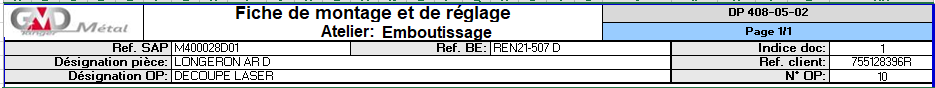
#> input picture test.png, 935 x 88 px
$ python test_variants.py
#> lines starting #> are read from the running program, lines starting #| are printed output that depends on the picture; after the words box and inside, x2 and y2 are one past the last pixel; in counts of white or black regions, pixels touching at a corner belong together
#> further down, image is the input picture: PIL image 935x88 RGBA; mean R, G, B, A 192.5, 198.2, 203.3, 255
### engine/preprocessing.py

from __future__ import annotations

from PIL import Image, ImageEnhance, ImageFilter, ImageOps


# =============================================================
# CONFIGURATION
# =============================================================

DEFAULT_SCALE = 2.0


# =============================================================
# VERIFICATION IMAGE
# =============================================================

def validate_image(
    image: Image.Image,
) -> Image.Image:
    """
    Vérifie qu'un objet PIL Image est valide.

    Le preprocessing accepte uniquement une image PIL.
    Le chargement PDF/image est géré par document_loader.py.
    """

    if not isinstance(
        image,
        Image.Image,
    ):
        raise TypeError(
            "preprocessing attend une "
            "PIL.Image.Image."
        )

    if image.width <= 0 or image.height <= 0:

        raise ValueError(
            "Les dimensions de l'image "
            "doivent être supérieures à 0."
        )

    return image


# =============================================================
# CONVERSION RGB
# =============================================================

def ensure_rgb(
    image: Image.Image,
) -> Image.Image:
    """
    Convertit l'image en RGB.

    Cela permet d'avoir un format uniforme
    pour toutes les étapes suivantes.
    """

    validate_image(image)

    if image.mode == "RGB":

        return image.copy()

    return image.convert(
        "RGB"
    )


# =============================================================
# REDIMENSIONNEMENT
# =============================================================

def resize_image(
    image: Image.Image,
    scale: float = DEFAULT_SCALE,
) -> Image.Image:
    """
    Agrandit l'image pour améliorer la lecture OCR.

    Exemple :

        1000 x 500
        scale=2

        -> 2000 x 1000
    """

    image = ensure_rgb(
        image
    )

    if scale <= 0:

        raise ValueError(
            "scale doit être supérieur à 0."
        )

    if scale == 1.0:

        return image.copy()

    width = max(
        1,
        int(
            round(
                image.width * scale
            )
        ),
    )
#> width = 1870

    height = max(
        1,
        int(
            round(
                image.height * scale
            )
        ),
    )
#> height = 176

    return image.resize(
        (
            width,
            height,
        ),
        Image.Resampling.LANCZOS,
    )
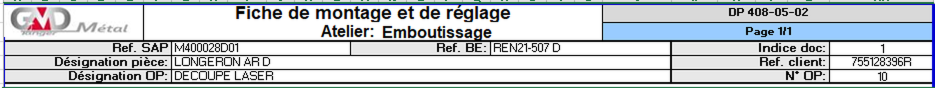
#> returned value: PIL image 1870x176 RGB (shown at 1/2 size); mean R, G, B 191.6, 197.4, 202.3


# =============================================================
# NIVEAUX DE GRIS
# =============================================================

def to_grayscale(
    image: Image.Image,
) -> Image.Image:
    """
    Convertit l'image en niveaux de gris.
    """

    image = ensure_rgb(
        image
    )

    return ImageOps.grayscale(
        image
    )
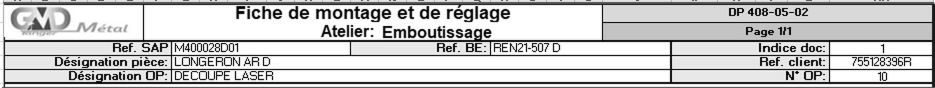
#> returned value: PIL image 1870x176 L (shown at 1/2 size); min 0, max 255, mean 196.3


# =============================================================
# CONTRASTE
# =============================================================

def enhance_contrast(
    image: Image.Image,
    factor: float = 1.5,
) -> Image.Image:
    """
    Améliore le contraste.

    factor=1.0 :
        aucun changement

    factor>1 :
        contraste augmenté
    """
#> called with factor = 1.5

    if factor <= 0:

        raise ValueError(
            "factor doit être supérieur à 0."
        )

    gray = to_grayscale(
        image
    )

    enhanced = ImageEnhance.Contrast(
        gray
    ).enhance(
        factor
    )
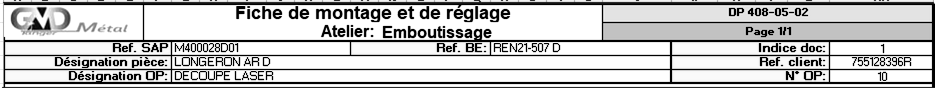
#> enhanced: PIL image 1870x176 L (shown at 1/2 size); min 0, max 255, mean 191.9

    return enhanced


# =============================================================
# NETTETE
# =============================================================

def sharpen_image(
    image: Image.Image,
) -> Image.Image:
    """
    Améliore légèrement la netteté.
    """

    gray = to_grayscale(
        image
    )

    # UnsharpMask est généralement
    # plus contrôlable qu'un sharpen
    # très agressif.

    return gray.filter(
        ImageFilter.UnsharpMask(
            radius=1.2,
            percent=120,
            threshold=3,
        )
    )
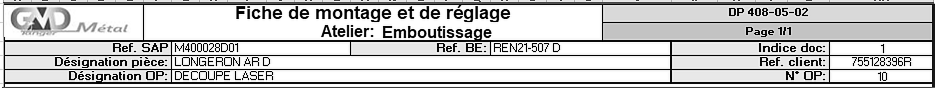
#> returned value: PIL image 1870x176 L (shown at 1/2 size); min 0, max 255, mean 196.1


# =============================================================
# BINARISATION GLOBALE
# =============================================================

def binary_threshold(
    image: Image.Image,
    threshold: int = 180,
) -> Image.Image:
    """
    Transforme l'image en noir/blanc
    avec un seuil global.

    Cette variante fonctionne bien lorsque
    le fond est relativement uniforme.
    """
#> called with threshold = 180

    if not 0 <= threshold <= 255:

        raise ValueError(
            "threshold doit être compris "
            "entre 0 et 255."
        )

    gray = to_grayscale(
        image
    )

    return gray.point(
        lambda pixel:
            255
            if pixel >= threshold
            else 0
    )
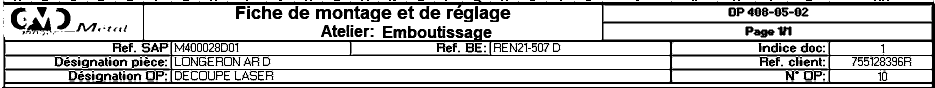
#> returned value: PIL image 1870x176 L (shown at 1/2 size); 76.7% white; 271 black regions (71 under 20 px), largest, box (x1, y1, x2, y2) and area: (4, 0, 1870, 176) 47169, (51, 35, 103, 68) 786, (22, 15, 54, 59) 682


# =============================================================
# BINARISATION ADAPTATIVE
# =============================================================

def adaptive_threshold(
    image: Image.Image,
    block_size: int = 31,
    offset: int = 10,
) -> Image.Image:
    """
    Binarisation adaptative locale.

    Cette méthode est utile lorsque le document
    contient des zones plus claires ou plus sombres.

    Elle utilise uniquement Pillow.

    block_size :
        taille de la fenêtre locale.

    offset :
        marge soustraite au niveau local.
    """
#> called with block_size = 31, offset = 10

    if block_size < 3:

        raise ValueError(
            "block_size doit être >= 3."
        )

    # Il est préférable d'avoir
    # une taille impaire.

    if block_size % 2 == 0:

        block_size += 1

    gray = to_grayscale(
        image
    )

    # ---------------------------------------------------------
    # Flou local
    # ---------------------------------------------------------

    local_background = gray.filter(
        ImageFilter.GaussianBlur(
            radius=max(
                1,
                block_size // 6,
            )
        )
    )
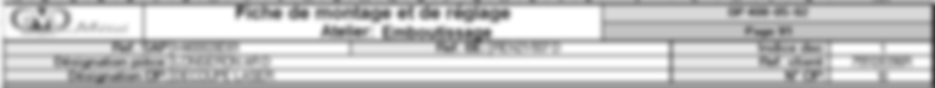
#> local_background: PIL image 1870x176 L (shown at 1/2 size); min 49, max 255, mean 195.7

    # ---------------------------------------------------------
    # Seuillage local
    # ---------------------------------------------------------

    width = gray.width
#> width = 1870
    height = gray.height
#> height = 176

    result = Image.new(
        "L",
        (
            width,
            height,
            ),
        255,
    )
#> result: PIL image 1870x176 L; every value is 255

    source_pixels = gray.load()
    background_pixels = (
        local_background.load()
    )
    result_pixels = result.load()

    for y in range(
        height
    ):

        for x in range(
            width
        ):

            pixel = source_pixels[
                x,
                y,
            ]

            background = background_pixels[
                x,
                y,
            ]

            threshold = (
                background
                - offset
            )

            if pixel < threshold:

                result_pixels[
                    x,
                    y
                ] = 0

            else:

                result_pixels[
                    x,
                    y
                ] = 255

    return result


# =============================================================
# REDUCTION DU BRUIT
# =============================================================

def denoise_image(
    image: Image.Image,
) -> Image.Image:
    """
    Réduction légère du bruit.

    Le filtre reste volontairement modéré
    pour éviter de supprimer les petits caractères.
    """

    gray = to_grayscale(
        image
    )

    return gray.filter(
        ImageFilter.MedianFilter(
            size=3
        )
    )


# =============================================================
# AMELIORATION CONTRASTE + NETTETE
# =============================================================

def enhanced_text(
    image: Image.Image,
) -> Image.Image:
    """
    Variante destinée aux documents
    dont le texte est peu contrasté.

    Étapes :

        niveaux de gris
        contraste
        netteté légère
    """

    gray = to_grayscale(
        image
    )

    contrast = ImageEnhance.Contrast(
        gray
    ).enhance(
        1.6
    )

    sharpened = contrast.filter(
        ImageFilter.UnsharpMask(
            radius=1.0,
            percent=110,
            threshold=3,
        )
    )
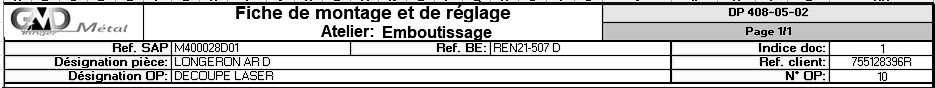
#> sharpened: PIL image 1870x176 L (shown at 1/2 size); min 0, max 255, mean 194.7

    return sharpened


# =============================================================
# GENERATION DES VARIANTES
# =============================================================

def generate_variants(
    image: Image.Image,
    scale: float = DEFAULT_SCALE,
) -> dict[str, Image.Image]:
    """
    Génère plusieurs variantes d'une image
    pour le moteur OCR.

    Important :

    Cette fonction ne connaît aucun champ métier.

    Elle peut donc être utilisée avec :

        facture
        formulaire
        fiche industrielle
        tableau
        contrat
        courrier
        document administratif
        etc.

    Variantes :

        original
        grayscale
        contrast
        sharpened
        binary
        adaptive
        denoised
        enhanced

    """

    image = validate_image(
        image
    )

    # ---------------------------------------------------------
    # Agrandissement commun
    # ---------------------------------------------------------

    scaled = resize_image(
        image,
        scale=scale,
    )

    # ---------------------------------------------------------
    # Génération
    # ---------------------------------------------------------

    variants: dict[
        str,
        Image.Image
    ] = {}

    # 1. Original
    #
    # Important :
    # on conserve toujours une copie
    # aussi proche que possible de l'original.

    variants[
        "original"
    ] = scaled.copy()

    # 2. Grayscale

    variants[
        "grayscale"
    ] = to_grayscale(
        scaled
    )

    # 3. Contraste

    variants[
        "contrast"
    ] = enhance_contrast(
        scaled,
        factor=1.5,
    )

    # 4. Netteté

    variants[
        "sharpened"
    ] = sharpen_image(
        scaled
    )

    # 5. Binarisation globale

    variants[
        "binary"
    ] = binary_threshold(
        scaled,
        threshold=180,
    )

    # 6. Binarisation adaptative

    variants[
        "adaptive"
    ] = adaptive_threshold(
        scaled,
        block_size=31,
        offset=10,
    )

    # 7. Réduction bruit

    variants[
        "denoised"
    ] = denoise_image(
        scaled
    )

    # 8. Variante texte améliorée

    variants[
        "enhanced"
    ] = enhanced_text(
        scaled
    )

    return variants


# =============================================================
# TEST DIRECT
# =============================================================

# [187 lines that do not run on import are left out]

### test_variants.py
from pathlib import Path

from PIL import Image

from engine.preprocessing import generate_variants


image_path = Path("test.png")

if not image_path.exists():
    print("ERREUR : test.png introuvable")
    raise SystemExit(1)


with Image.open(image_path) as image:

    variants = generate_variants(
        image,
        scale=2.0,
    )
#> variants = 8 items


print("=" * 70)
print("VARIANTES OCR")
print("=" * 70)

for name, variant in variants.items():

    filename = f"test_{name}.png"

    variant.save(filename)

    print(
        f"{name:15} -> "
        f"{variant.width} x {variant.height} "
        f"-> {filename}"
    )
#> this loop made 8 passes
#> (name, filename) on passes 1 to 8: ('original', 'test_original.png'), ('grayscale', 'test_grayscale.png'), ('contrast', 'test_contrast.png'), ('sharpened', 'test_sharpened.png'), ('binary', 'test_binary.png'), ('adaptive', 'test_adaptive.png'), ('denoised', 'test_denoised.png'), ('enhanced', 'test_enhanced.png')
#| original        -> 1870 x 176 -> test_original.png
#| grayscale       -> 1870 x 176 -> test_grayscale.png
#| contrast        -> 1870 x 176 -> test_contrast.png
#| sharpened       -> 1870 x 176 -> test_sharpened.png
#| binary          -> 1870 x 176 -> test_binary.png
#| adaptive        -> 1870 x 176 -> test_adaptive.png
#| denoised        -> 1870 x 176 -> test_denoised.png
#| enhanced        -> 1870 x 176 -> test_enhanced.png
